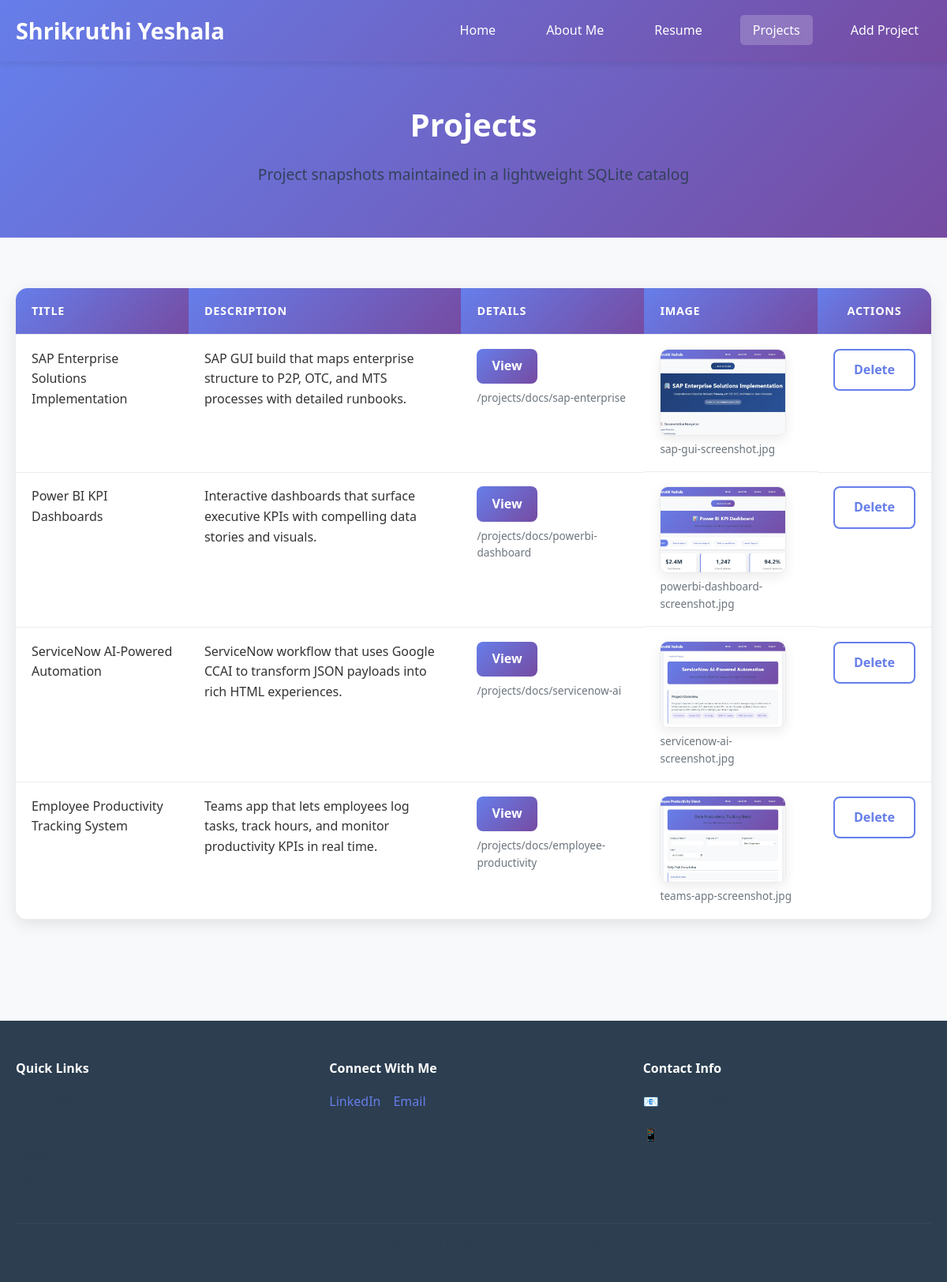
The app's page /projects with its own data.
### tables this page shows
CREATE TABLE projects (
                id INTEGER PRIMARY KEY AUTOINCREMENT,
                title TEXT NOT NULL,
                description TEXT NOT NULL,
                image_file_name TEXT NOT NULL,
                created_at TEXT DEFAULT CURRENT_TIMESTAMP
            , detail_slug TEXT);

### app.py (the view)
@app.route("/projects")
def projects() -> str:
    project_rows = fetch_all_projects()
    return render_template("projects.html", projects=project_rows)

### DAL.py (called while the page is built)
def _ensure_parent_directory() -> None:
    if not _DB_PATH.parent.exists():
        _DB_PATH.parent.mkdir(parents=True, exist_ok=True)

@contextmanager
def get_connection() -> Iterable[sqlite3.Connection]:
    _ensure_parent_directory()
    connection = sqlite3.connect(_DB_PATH)
    connection.row_factory = sqlite3.Row
    try:
        yield connection
    finally:
        connection.close()

def fetch_all_projects() -> list[Mapping[str, str]]:
    with get_connection() as conn:
        cursor = conn.execute(
            """
            SELECT id, title, description, image_file_name, detail_slug, created_at
            FROM projects
            ORDER BY created_at DESC, id DESC
            """
        )
        rows = cursor.fetchall()
    return [dict(row) for row in rows]

### templates/projects.html (shortened to what this page needs)
{% extends "base.html" %}
{% block content %}
<section class="page-header">
    <div class="container">
        <h2>Projects</h2>
        <p class="page-subtitle">Project snapshots maintained in a lightweight SQLite catalog</p>
    </div>
</section>
<section class="projects-content">
    <div class="container">
        <div class="projects-table-wrapper">
            <table class="projects-table" role="grid">
                <thead>
                    <tr>
                        <th scope="col">Title</th>
                        <th scope="col">Description</th>
                        <th scope="col">Details</th>
                        <th scope="col">Image</th>
                        <th scope="col" class="actions">Actions</th>
                    </tr>
                </thead>
                <tbody>
                    {% for project in projects %}
                    <tr>
                        <td data-label="Title">{{ project.title }}</td>
                        <td data-label="Description">{{ project.description }}</td>
                        <td data-label="Details" class="details-cell">
                            {% if project.detail_slug %}
                                <a class="btn btn-primary" href="{{ url_for('project_detail', slug=project.detail_slug) }}" target="_blank" rel="noopener">View</a>
                                <div class="detail-slug">/projects/docs/{{ project.detail_slug }}</div>
                            {% else %}
                                <span class="no-detail">—</span>
                            {% endif %}
                        </td>
                        <td data-label="Image" class="image-cell">
                            <img src="{{ url_for('static', filename='images/' ~ project.image_file_name) }}" alt="{{ project.title }} preview" class="project-thumb">
                            <div class="image-filename">{{ project.image_file_name }}</div>
                        </td>
                        <td data-label="Actions" class="actions">
                            <a href="{{ url_for('delete_confirmation', project_id=project.id) }}" class="btn btn-secondary">Delete</a>
                        </td>
                    </tr>
                    {% else %}
                    <tr>
                        <td colspan="4" class="empty-state">
                            <p>No projects yet. Add a project to get started.</p>
                        </td>
                    </tr>
                    {% endfor %}
                </tbody>
            </table>
        </div>
    </div>
</section>
{% endblock %}

### templates/base.html (shortened to what this page needs)
<!DOCTYPE html>
<html lang="en">
<head>
    <link rel="stylesheet" href="{{ url_for('static', filename='css/styles.css') }}">
</head>
<body>
    <header>
        <nav>
            <div class="nav-container">
                <div class="logo">
                    <h1>Shrikruthi Yeshala</h1>
                </div>
                <ul class="nav-links">
                    <li><a href="{{ url_for('index') }}" {% if request.endpoint == 'index' %}class="active"{% endif %}>Home</a></li>
                    <li><a href="{{ url_for('about') }}" {% if request.endpoint == 'about' %}class="active"{% endif %}>About Me</a></li>
                    <li><a href="{{ url_for('resume') }}" {% if request.endpoint == 'resume' %}class="active"{% endif %}>Resume</a></li>
                    <li><a href="{{ url_for('projects') }}" {% if request.endpoint == 'projects' %}class="active"{% endif %}>Projects</a></li>
                    <li><a href="{{ url_for('contact') }}" {% if request.endpoint == 'contact' %}class="active"{% endif %}>Add Project</a></li>
                </ul>
            </div>
        </nav>
    </header>
    <main>
        {% block content %}{% endblock %}
    </main>
    <footer>
        <div class="container">
            <div class="footer-content">
                <div class="footer-section">
                    <h4>Quick Links</h4>
                    <ul>
                        <li><a href="{{ url_for('about') }}">About Me</a></li>
                        <li><a href="{{ url_for('resume') }}">Resume</a></li>
                        <li><a href="{{ url_for('projects') }}">Projects</a></li>
                        <li><a href="{{ url_for('contact') }}">Add Project</a></li>
                    </ul>
                </div>
                <div class="footer-section">
                    <h4>Connect With Me</h4>
                    <div class="social-links">
                        <a href="https://www.linkedin.com/in/shrikruthi-yeshala/" target="_blank" rel="noopener noreferrer">LinkedIn</a>
                        <a href="mailto:syeshala@iu.edu">Email</a>
                    </div>
                </div>
                <div class="footer-section">
                    <h4>Contact Info</h4>
                    <p>📧 syeshala@iu.edu</p>
                    <p>📱 (929) 613-3750</p>
                </div>
            </div>
            <div class="footer-bottom">
                <p>&copy; 2024 Shrikruthi Yeshala. All rights reserved.</p>
            </div>
        </div>
    </footer>
</body>
</html>

### static/css/styles.css (style rules this page uses)
* { margin: 0; padding: 0; box-sizing: border-box; }
body { font-family: 'Segoe UI', Tahoma, Geneva, Verdana, sans-serif; line-height: 1.6; color: #333; background-color: #f8f9fa; }
.container { max-width: 1200px; margin: 0 auto; padding: 0 20px; }
h1, h2, h3, h4, h5, h6 { margin-bottom: 1rem; color: #2c3e50; }
h1 { font-size: 2.5rem; font-weight: 700; }
h2 { font-size: 2rem; font-weight: 600; }
p { margin-bottom: 1rem; color: #2c3e50; }
header { background: linear-gradient(135deg, #667eea 0%, #764ba2 100%); color: white; padding: 1rem 0; position: sticky; top: 0; z-index: 1000; box-shadow: 0 2px 10px rgba(0,0,0,0.1); }
.nav-container { display: flex; justify-content: space-between; align-items: center; max-width: 1200px; margin: 0 auto; padding: 0 20px; }
.logo h1 { color: white; font-size: 1.8rem; margin: 0; }
.nav-links { display: flex; list-style: none; gap: 2rem; }
.nav-links a { color: white; text-decoration: none; font-weight: 500; transition: color 0.3s ease; padding: 0.5rem 1rem; border-radius: 5px; }
.nav-links a:hover, .nav-links a.active { background-color: rgba(255, 255, 255, 0.2); color: #fff; }
.btn { display: inline-block; padding: 12px 24px; text-decoration: none; border-radius: 8px; font-weight: 600; transition: all 0.3s ease; border: none; cursor: pointer; font-size: 1rem; }
.btn-primary { background: linear-gradient(135deg, #667eea 0%, #764ba2 100%); color: white; }
.btn-secondary { background: transparent; color: #667eea; border: 2px solid #667eea; }
.page-header { background: linear-gradient(135deg, #667eea 0%, #764ba2 100%); color: white; padding: 3rem 0; text-align: center; }
.page-header h2 { color: white; font-size: 2.5rem; margin-bottom: 1rem; }
.page-subtitle { font-size: 1.2rem; opacity: 0.9; }
.projects-content { padding: 4rem 0; }
.projects-table-wrapper { background: white; border-radius: 15px; box-shadow: 0 5px 20px rgba(0,0,0,0.1); overflow-x: auto; }
.projects-table { width: 100%; border-collapse: collapse; min-width: 900px; }
.projects-table th, .projects-table td { padding: 1.1rem 1.25rem; border-bottom: 1px solid #e9ecef; vertical-align: top; text-align: left; }
.projects-table th { background: linear-gradient(135deg, #667eea 0%, #764ba2 100%); color: white; font-weight: 600; text-transform: uppercase; letter-spacing: 0.05em; font-size: 0.9rem; }
.projects-table .actions { text-align: center; width: 140px; }
.details-cell { min-width: 160px; }
.details-cell .btn { padding: 0.6rem 1.2rem; }
.detail-slug { margin-top: 0.4rem; font-size: 0.85rem; color: #6c757d; }
.project-thumb { width: 160px; height: 110px; object-fit: cover; border-radius: 10px; border: 1px solid rgba(0,0,0,0.08); box-shadow: 0 5px 15px rgba(0,0,0,0.08); display: block; }
.image-cell { display: flex; flex-direction: column; gap: 0.4rem; }
.image-filename { font-size: 0.85rem; color: #6c757d; word-break: break-word; }
footer { background: #2c3e50; color: white; padding: 3rem 0 1rem; margin-top: 4rem; }
.footer-content { display: grid; grid-template-columns: repeat(auto-fit, minmax(250px, 1fr)); gap: 2rem; margin-bottom: 2rem; }
.footer-section h4 { color: white; margin-bottom: 1rem; }
.footer-section ul { list-style: none; }
.footer-section li { margin-bottom: 0.5rem; }
.footer-section a { color: #2c3e50; text-decoration: none; transition: color 0.3s ease; }
.social-links { display: flex; gap: 1rem; flex-wrap: wrap; }
.social-links a { color: #667eea; font-weight: 500; }
.footer-bottom { border-top: 1px solid #34495e; padding-top: 1rem; text-align: center; color: #2c3e50; }

### records on screen
projects: title "SAP Enterprise Solutions Implementation", description "SAP GUI build that maps enterprise structure to P2P, OTC, and MTS processes with detailed runbooks.", detail_slug "sap-enterprise", image_file_name (picture), image_file_name "sap-gui-screenshot.jpg"
projects: title "Power BI KPI Dashboards", description "Interactive dashboards that surface executive KPIs with compelling data stories and visuals.", detail_slug "powerbi-dashboard", image_file_name (picture), image_file_name "powerbi-dashboard-screenshot.jpg"
projects: title "ServiceNow AI-Powered Automation", description "ServiceNow workflow that uses Google CCAI to transform JSON payloads into rich HTML experiences.", detail_slug "servicenow-ai", image_file_name (picture), image_file_name "servicenow-ai-screenshot.jpg"
projects: title "Employee Productivity Tracking System", description "Teams app that lets employees log tasks, track hours, and monitor productivity KPIs in real time.", detail_slug "employee-productivity", image_file_name (picture), image_file_name "teams-app-screenshot.jpg"
